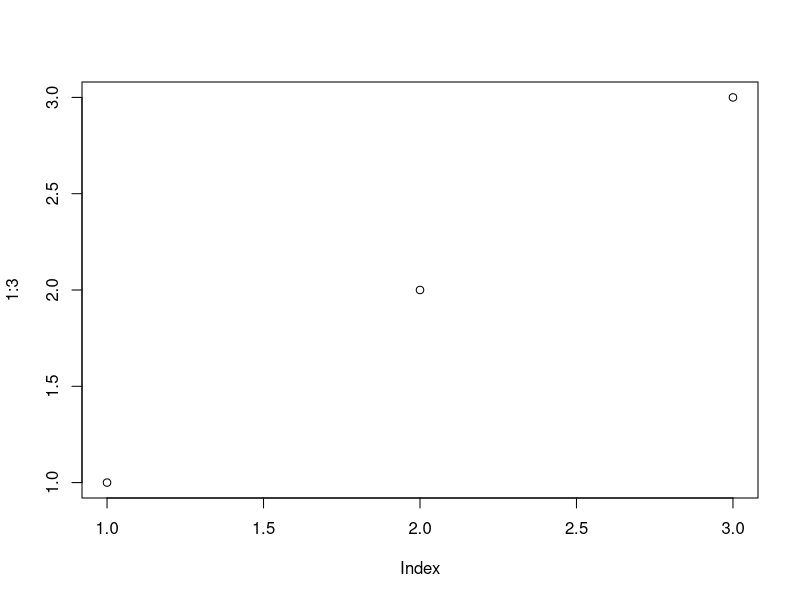

Write the R code that produced this figure.
## ---- chunk 1
#| fig.alt: A plot of the numbers 1, 2, and 3
1 + 1
2 + 2

plot(1:3)
